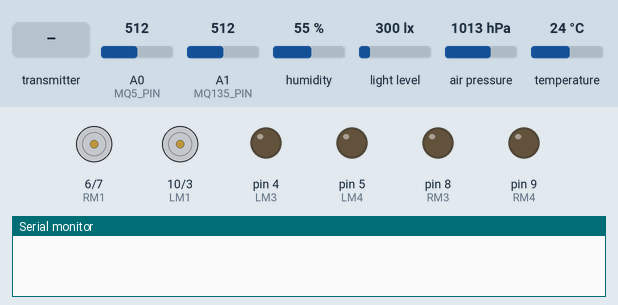
A sketch run on a simulated Arduino Mega 2560, built with avr-gcc and run on an emulated ATmega2560. Parts: motor-driver pin pairs drawn as motors (green arrow = first pin HIGH = forward, orange = second pin HIGH = backward, longer = more drive), output pins drawn as LEDs (lit = HIGH), the last lines printed to the serial monitor. Wiring (inferred from the names in the program): BH1750 light sensor at I2C address 0x23. Inputs (shaded band) come from the test bench; at power-on: A0 (MQ5_PIN) = 512, A1 (MQ135_PIN) = 512, humidity 55 %, light level 300 lx, air pressure 1013 hPa, temperature 24 °C. No radio packets arrive unless stated.

Above: at 1.2 s.
1.3 s: the transmitter starts sending _micros = 0
At 1.9 s:
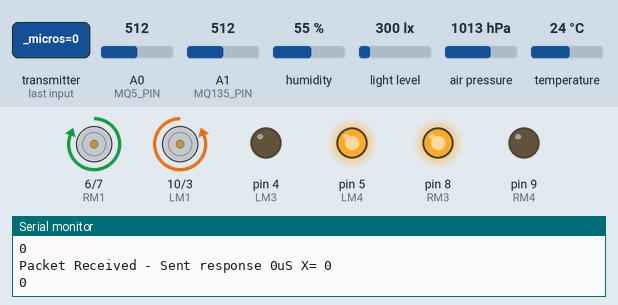
2.8 s: the transmitter starts sending Xposition = 512
At 4.0 s:
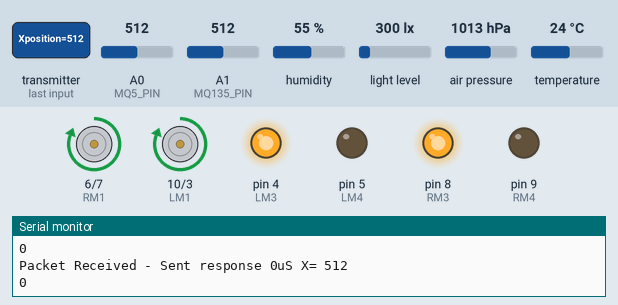
4.3 s: the transmitter starts sending Yposition = 1023
At 5.2 s:
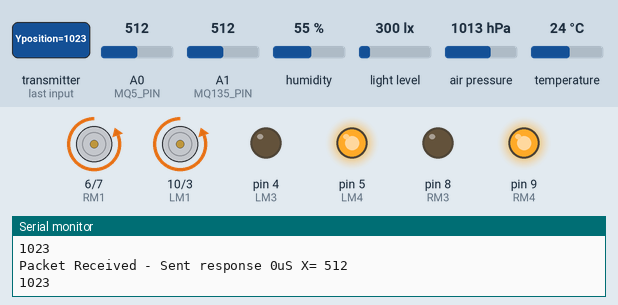
5.8 s: the transmitter starts sending Xposition = 1023
At 6.6 s:
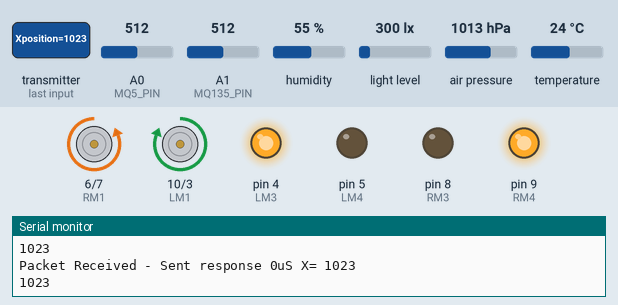
10.3 s: the transmitter starts sending Xposition = 0
At 10.6 s:
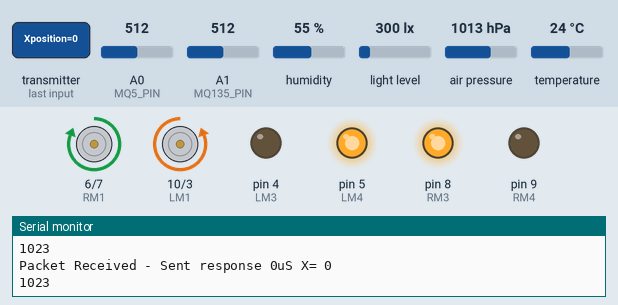
Timing chart, 0 to 12.8 s (numbered marks = the images above; inputs shaded):
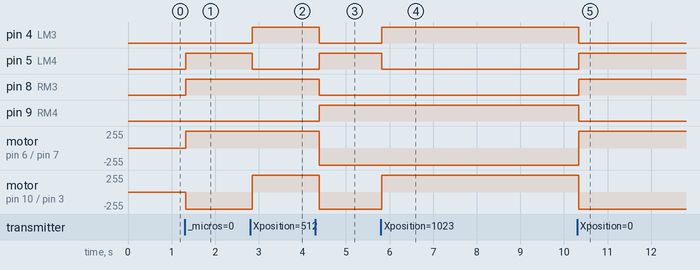

The sketch:

Rover.ino
```cpp
#include <SPI.h>   // Comes with Arduino IDE
#include "RF24.h"  // Download and Install (See above)

#include "Sensors.h"
#include <Wire.h>
//#include <math.h>

#define  CE_PIN  49   // The pins to be used for CE and SN
#define  CSN_PIN 53
/* Hardware configuration: Set up nRF24L01 radio on SPI bus plus (usually) pins 7 & 8 (Can be changed) */
RF24 radio(CE_PIN, CSN_PIN);

byte addresses[][6] = {"1Node", "2Node"}; // These will be the names of the "Pipes"

struct dataStruct {
  unsigned long _micros;  // to save response times
  int Xposition;          // The Joystick position values
  int Yposition;
//  int X2position;
//  int Y2position;
//  bool switchOn;          // The Joystick push-down switch
} myData;


#define LM1 10      // left motor
#define LM2 3       // left motor
#define LM3 4       // left motor
#define LM4 5       // left motor
#define RM1 6 //right motors ->
#define RM2 7
#define RM3 8
#define RM4 9

struct SensorData sensData;

void setup() {

  Wire.begin();
  sensorsInit();

  pinMode(LM1, OUTPUT);
  pinMode(LM2, OUTPUT);
  pinMode(LM3, OUTPUT);
  pinMode(LM4, OUTPUT);
  pinMode(RM1, OUTPUT);
  pinMode(RM2, OUTPUT);
  pinMode(RM3, OUTPUT);
  pinMode(RM4, OUTPUT);

  pinMode(53, OUTPUT);

  Serial.begin(115200);   // set all the motor control pins to outputs

  radio.begin();          // Initialize the nRF24L01 Radio
  //radio.setChannel(108);  // 2.508 Ghz - Above most Wifi Channels
  radio.setDataRate(RF24_250KBPS); // Fast enough.. Better range
  // Set the Power Amplifier Level low to prevent power supply related issues since this is a
  // getting_started sketch, and the likelihood of close proximity of the devices. RF24_PA_MAX is default.
  // PALevelcan be one of four levels: RF24_PA_MIN, RF24_PA_LOW, RF24_PA_HIGH and RF24_PA_MAX
  radio.setPALevel(RF24_PA_LOW);
  //   radio.setPALevel(RF24_PA_MAX);

  // Open a writing and reading pipe on each radio, with opposite addresses
  radio.openWritingPipe(addresses[1]);
  radio.openReadingPipe(1, addresses[0]);

  // Start the radio listening for data
  radio.startListening();
}


void move_stop() {
  digitalWrite(LM1 , LOW);
  digitalWrite(LM2 , LOW);
  digitalWrite(LM3 , LOW);
  digitalWrite(LM4 , LOW);
  digitalWrite(RM1 ,LOW);
  digitalWrite(RM2 , LOW);
  digitalWrite(RM3, LOW);
  digitalWrite(RM4 , LOW);
}
void move_right()
{
  digitalWrite(LM1 , LOW);
  digitalWrite(LM2 , HIGH);
  digitalWrite(LM3 , LOW);
  digitalWrite(LM4 , HIGH);
  digitalWrite(RM1 ,LOW);
  digitalWrite(RM2 , HIGH);
  digitalWrite(RM3, LOW);
  digitalWrite(RM4 , HIGH);
}

void move_left()
{
  digitalWrite(LM1 , HIGH);
  digitalWrite(LM2 , LOW);
  digitalWrite(LM3 , HIGH);
  digitalWrite(LM4 , LOW);
  digitalWrite(RM1 ,HIGH);
  digitalWrite(RM2 , LOW);
  digitalWrite(RM3, HIGH);
  digitalWrite(RM4 , LOW);
}

void move_forward()
{
  digitalWrite(LM1 , HIGH);
  digitalWrite(LM2 , LOW);
  digitalWrite(LM3 , HIGH);
  digitalWrite(LM4 , LOW);
  digitalWrite(RM1 ,LOW);
  digitalWrite(RM2 , HIGH);
  digitalWrite(RM3, LOW);
  digitalWrite(RM4 , HIGH);
}

void move_backward()
{
 digitalWrite(LM1 , LOW);
  digitalWrite(LM2 , HIGH);
  digitalWrite(LM3 , LOW);
  digitalWrite(LM4 , HIGH);
  digitalWrite(RM1 ,HIGH);
  digitalWrite(RM2 , LOW);
  digitalWrite(RM3, HIGH);
  digitalWrite(RM4 , LOW);
}

void control_motors();

void loop()
{
  sensData = sensorsRead();
  if ( radio.available())
  {

    while (radio.available())   // While there is data ready to be retrieved from the receive pipe
    {
      radio.read( &myData, sizeof(myData) );             // Get the data
    }

    radio.stopListening();                               // First, stop listening so we can transmit
    radio.write( &sensData, sizeof(sensData) );              // Send the received data back.
    radio.startListening();                              // Now, resume listening so we catch the next packets.

    control_motors();
    Serial.println(myData.Xposition);
    Serial.println(myData.Yposition);
    Serial.print(F("Packet Received - Sent response "));  // Print the received packet data
    Serial.print(myData._micros);
    Serial.print(F("uS X= "));
    Serial.println(myData.Xposition);
    Serial.println(myData.Yposition);
//    Serial.println(myData.Yposition);

  } // END radio available
}

void control_motors()
{
   if(myData.Xposition > 700) {
    move_forward();
    delay(50);
  }
  else if(myData.Xposition < 300) {
    move_backward();
    delay(50);
  }
  else if(myData.Yposition > 700) {
    move_right();
    delay(50);
  }
  else if(myData.Yposition < 300) {
    move_left();
    delay(50);
  }
  else {
    move_stop();
    Serial.println("stop");
    delay(50);
  }
}
```

MQ_sensors.cpp
```cpp
#include "MQ_sensors.h"
#include <Arduino.h>

void MQ_sensorsInit(int pin){
  pinMode(pin, INPUT);
}

int MQ_SensorsRead(int pin){
  int val = analogRead(pin);
  return val;
}
```

MQ_sensors.h
```cpp
#ifndef MQ_sensors
#define MQ_sensors

void MQ_sensorsInit(int pin);
int MQ_SensorsRead(int pin);

#endif MQ_sensors
```

SHT31d.cpp
```cpp
#include "SHT31d.h"
#include <Wire.h>
#include "Adafruit_SHT31.h"

Adafruit_SHT31 sht31 = Adafruit_SHT31();

void SHT31dInit(){
  if (! sht31.begin(0x44)) {   // Set to 0x45 for alternate i2c addr
  //  Serial.println("Couldn't find SHT31");
  }
}

struct TempData SHT31dRead(){
  struct TempData retVal;
  retVal.temp=sht31.readTemperature();
  retVal.humi=sht31.readHumidity();

  return retVal;
}
```

SHT31d.h
```cpp
#ifndef SHT31d
#define SHT31d

typedef struct TempData{
  float temp;
  float humi;
};

void SHT31dInit();
struct TempData SHT31dRead();

#endif SHT31d
```

Sensors.cpp
```cpp
#include "Sensors.h"

#define MQ135_PIN A1
#define MQ5_PIN A0

void sensorsInit() {
    MQ_sensorsInit(MQ135_PIN);
    MQ_sensorsInit(MQ5_PIN);
    gy30Init(BH1750address);
    ms5611Init();
    SHT31dInit();
    //Serial.println("All sensors initialised OK");
}

struct SensorData sensorsRead() {
  struct SensorData retVal;

  retVal.mq5 = MQ_SensorsRead(MQ5_PIN);
  retVal.mq135 = MQ_SensorsRead(MQ135_PIN);
  retVal.GY30 = gy30Read(BH1750address);
  retVal.ms5611 = ms5611Read();
  retVal.ShT31D = SHT31dRead();

  return retVal;
}
```

Sensors.h
```cpp
#ifndef SENSORS_H
#define SENSORS_H

#include "gy30.h"
#include "MQ_sensors.h"
#include "ms5611_rover.h"
#include "SHT31d.h"
#include "Adafruit_SHT31.h"

typedef struct SensorData {
  int mq5;
  int mq135;
  struct PresData ms5611;
  struct TempData ShT31D;
  uint16_t GY30;
};

void sensorsInit();
struct SensorData sensorsRead();

#endif SENSORS_H
```

gy30.cpp
```cpp
#include <Wire.h>
#include "gy30.h"

uint8_t buff[2];

uint16_t BH1750_Read(int address)
{
   int i=0;
   Wire.beginTransmission(address);
   Wire.requestFrom(address, 2);
   while(Wire.available())
   {
      buff[i] = Wire.read();  // receive one byte
      i++;
   }
   Wire.endTransmission();
   return i;
}

void gy30Init(int address){
  Wire.beginTransmission(address);
   Wire.write(0x10); //1lx reolution 120ms
   Wire.endTransmission();
}
uint16_t gy30Read(int address){
  uint16_t val=0;
  if(2==BH1750_Read(address))
  {
    val=((buff[0]<<8)|buff[1])/1.2;
  }
  return val;
}
```

gy30.h
```cpp
#ifndef GY30_H
#define GY30_H

#include <Arduino.h>

#define BH1750address 0x23

void gy30Init(int address);
uint16_t gy30Read(int address);

#endif GY30_H
```

ms5611_rover.cpp
```cpp
#include "ms5611_rover.h"
#include <Wire.h>
#include <MS5611.h>

MS5611 ms5611;

void ms5611Init() {
  // Initialize MS5611 sensor
  // Ultra high resolution: MS5611_ULTRA_HIGH_RES
  // (default) High resolution: MS5611_HIGH_RES
  // Standard: MS5611_STANDARD
  // Low power: MS5611_LOW_POWER
  // Ultra low power: MS5611_ULTRA_LOW_POWER
  while(!ms5611.begin(MS5611_ULTRA_HIGH_RES)){};
}

struct PresData ms5611Read() {
  struct PresData retVal;
  retVal.pressure = ms5611.readPressure();
  retVal.altitude = ms5611.getAltitude(retVal.pressure);

  return retVal;
}
```

ms5611_rover.h
```cpp
#ifndef MS5611_ROVER_H
#define MS5611_ROVER_H

typedef struct PresData {
  long pressure; // Pascals
  double altitude; // Meters
};

void ms5611Init();
struct PresData ms5611Read();

#endif MS5611_ROVER_H
```

Measured:
- after the input at 1.3 s, pin 5 (LM4), pin 8 (RM3): LOW → HIGH at once; motor on pin 6 (RM1) / pin 7 (RM2): stopped → forward 255/255 at once; motor on pin 10 (LM1) / pin 3 (LM2): stopped → backward 255/255 at once
- after the input at 2.8 s, pin 4 (LM3): LOW → HIGH after 0.05 s; pin 5 (LM4): HIGH → LOW after 0.05 s; motor on pin 10 (LM1) / pin 3 (LM2): backward 255/255 → forward 255/255 after 0.05 s
- after the input at 4.3 s, pin 4 (LM3), pin 8 (RM3): HIGH → LOW after 0.09 s; pin 5 (LM4), pin 9 (RM4): LOW → HIGH after 0.09 s; motor on pin 6 (RM1) / pin 7 (RM2), motor on pin 10 (LM1) / pin 3 (LM2): forward 255/255 → backward 255/255 after 0.09 s
- after the input at 5.8 s, pin 4 (LM3): LOW → HIGH at once; pin 5 (LM4): HIGH → LOW at once; motor on pin 10 (LM1) / pin 3 (LM2): backward 255/255 → forward 255/255 at once
- after the input at 10.3 s, pin 4 (LM3), pin 9 (RM4): HIGH → LOW at once; pin 5 (LM4), pin 8 (RM3): LOW → HIGH at once; motor on pin 6 (RM1) / pin 7 (RM2): backward 255/255 → forward 255/255 at once; motor on pin 10 (LM1) / pin 3 (LM2): forward 255/255 → backward 255/255 at once
